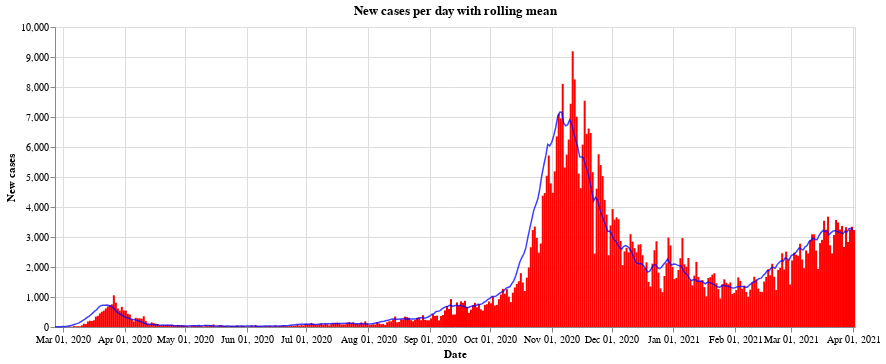

The code cell stored with this chart in its notebook:
### Code cell
#collapse
bars = alt.Chart(all_austria).mark_bar(
    color='red',
    opacity=1,
    size=2
).encode(
    x=alt.X("yearmonthdate(Time):T", axis=alt.Axis(title='Date')),
    y=alt.Y("AnzahlFaelle:Q", axis=alt.Axis(title='New cases')),
)

line = alt.Chart(all_austria).mark_line(
    color='blue',
    opacity=0.75,
    size=1.5,
).transform_window(
    rolling_mean='mean(AnzahlFaelle)',
    frame=[0, 7]
).encode(x='yearmonthdate(Time):T',
         y='rolling_mean:Q'
         ).properties(title='New cases per day with rolling mean', width=800)

alt.layer(bars, line, data=all_austria)

### Figure 1 — Vega-Lite specification as saved in the notebook (floating-point values rounded to 4 significant figures; data arrays with more than 128 entries replaced by an {"elided": "..."} marker saying what was removed)
{"config": {"view": {"continuousWidth": 400, "continuousHeight": 300}}, "layer": [{"mark": {"type": "bar", "color": "red", "opacity": 1, "size": 2}, "encoding": {"x": {"type": "temporal", "axis": {"title": "Date"}, "field": "Time", "timeUnit": "yearmonthdate"}, "y": {"type": "quantitative", "axis": {"title": "New cases"}, "field": "AnzahlFaelle"}}}, {"mark": {"type": "line", "color": "blue", "opacity": 0.75, "size": 1.5}, "encoding": {"x": {"type": "temporal", "field": "Time", "timeUnit": "yearmonthdate"}, "y": {"type": "quantitative", "field": "rolling_mean"}}, "title": "New cases per day with rolling mean", "transform": [{"window": [{"op": "mean", "field": "AnzahlFaelle", "as": "rolling_mean"}], "frame": [0, 7]}], "width": 800}], "data": {"name": "data-94154c6826881ee01d319a1e0256acd4"}, "$schema": "https://vega.github.io/schema/vega-lite/v4.8.1.json", "datasets": {"data-94154c6826881ee01d319a1e0256acd4": {"elided": "401 records"}}}
